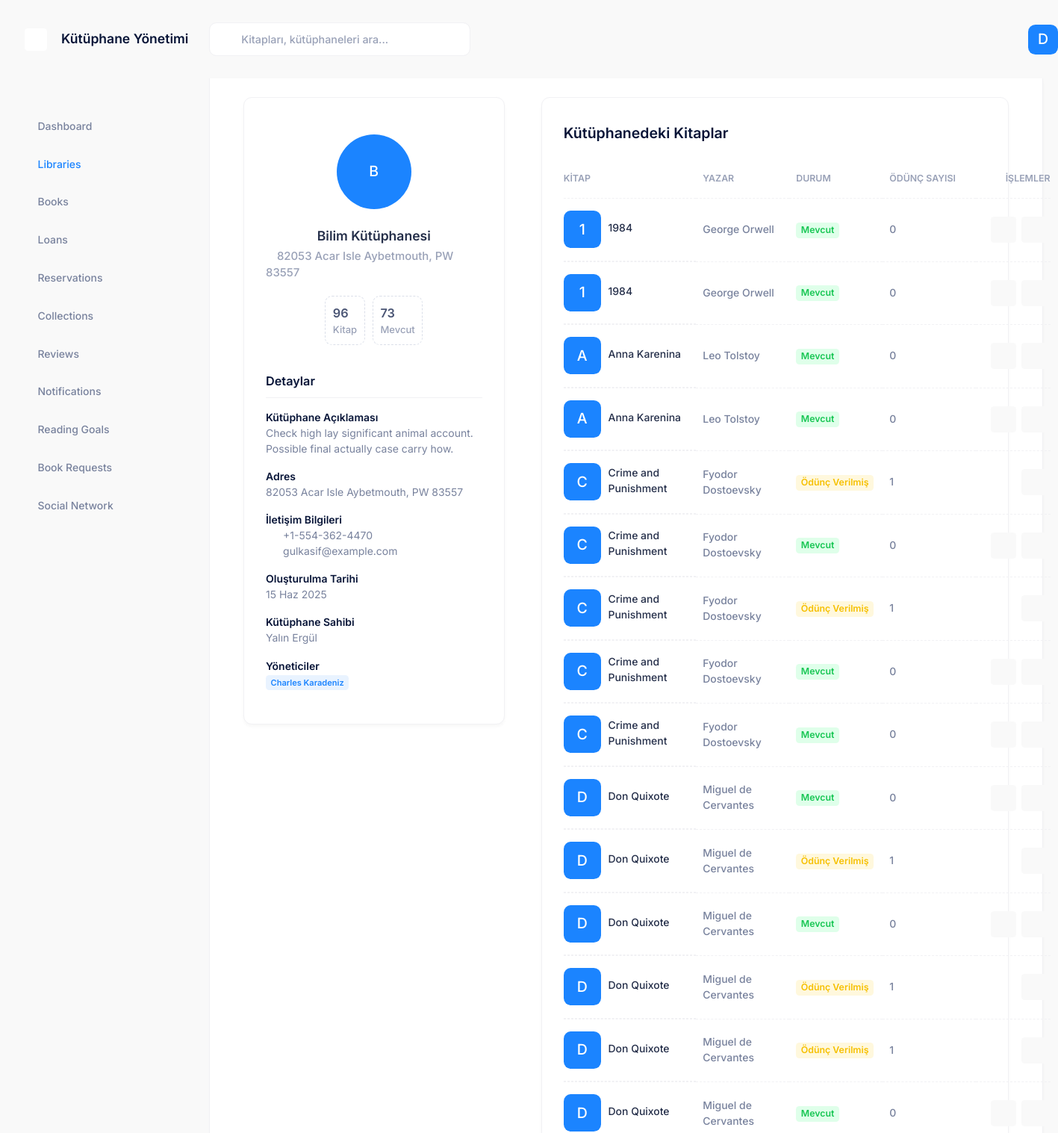
The app's page /libraries/3/ (signed in, upper part), older data.
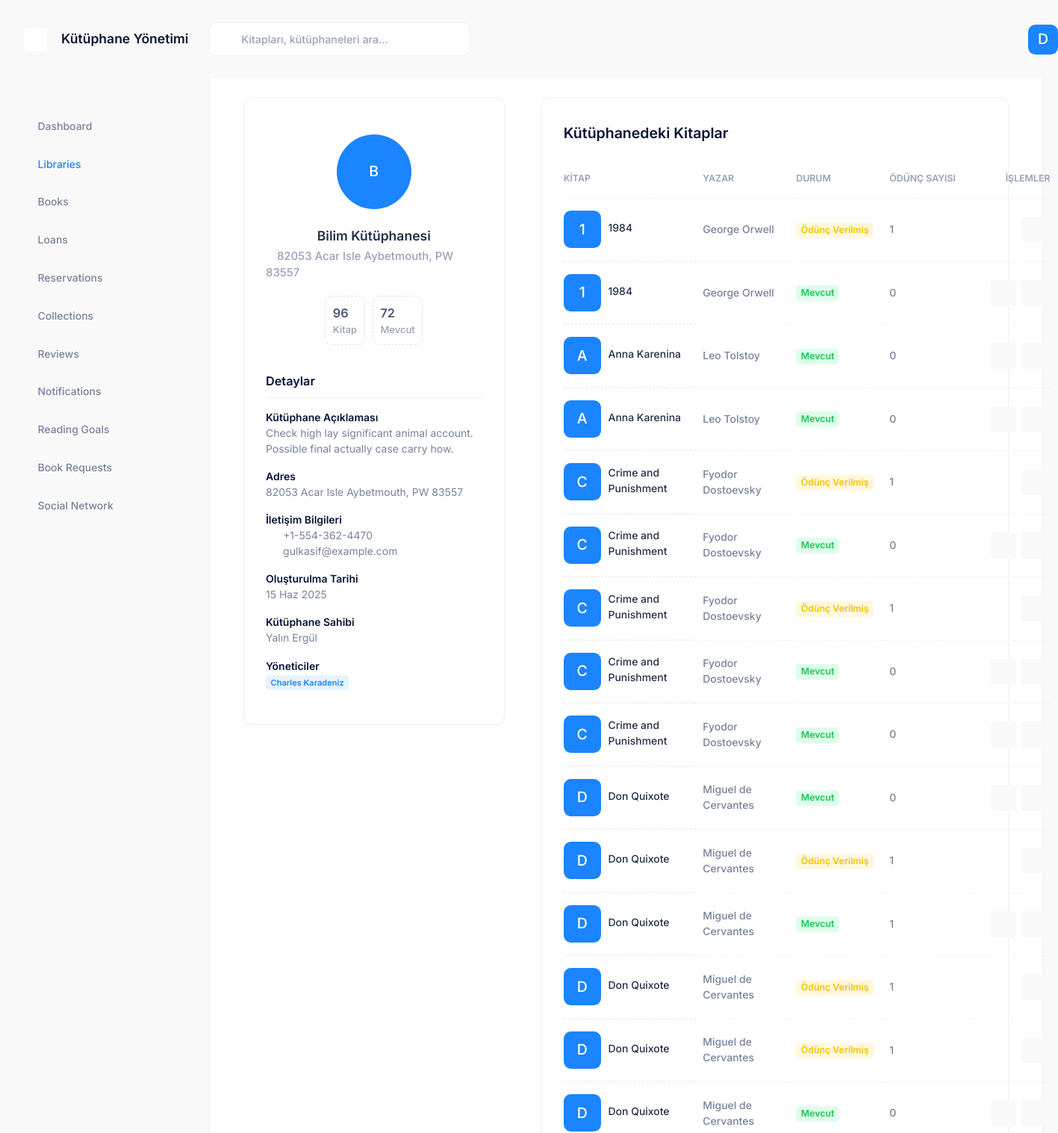
The same page, newer data.
### books/models.py (models this page shows, shortened)
class Book(models.Model):
    STATUS_CHOICES = (
        ('available', 'Mevcut'),
        ('borrowed', 'Ödünç Verilmiş'),
        ('reserved', 'Rezerve Edilmiş'),
        ('maintenance', 'Bakımda'),
    )
    title = models.CharField('Başlık', max_length=255)
    author = models.CharField('Yazar', max_length=255)
    isbn = models.CharField('ISBN', max_length=20, blank=True, null=True)
    description = models.TextField('Açıklama', blank=True, null=True)
    cover_image = models.ImageField('Kapak Resmi', upload_to='book_covers/', blank=True, null=True)
    library = models.ForeignKey(Library, verbose_name='Kütüphane', on_delete=models.CASCADE, related_name='books')
    status = models.CharField('Durum', max_length=20, choices=STATUS_CHOICES, default='available')
    publication_year = models.PositiveIntegerField('Yayın Yılı', blank=True, null=True)
    publisher = models.CharField('Yayınevi', max_length=255, blank=True, null=True)
    language = models.CharField('Dil', max_length=50, blank=True, null=True)
    pages = models.PositiveIntegerField('Sayfa Sayısı', blank=True, null=True)
    created_at = models.DateTimeField('Oluşturulma Tarihi', auto_now_add=True)
    updated_at = models.DateTimeField('Güncellenme Tarihi', auto_now=True)
    class Meta:
        ordering = ['title', 'author']
        verbose_name = 'Kitap'
        verbose_name_plural = 'Kitaplar'
    @property
    def status_color(self):
        color_map = {
            'available': 'success',
            'borrowed': 'warning',
            'reserved': 'primary',
            'maintenance': 'danger'
        }
        return color_map.get(self.status, 'primary')
    @property
    def loan_count(self):
        return self.loans.count()

### libraries/views.py (the view)
# urls.py: path('<int:library_id>/', views.library_detail, name='detail'),
@login_required
def library_detail(request, library_id):
    library = get_object_or_404(Library, id=library_id)
    available_books = library.books.filter(status='available').count()
    context = {
        'active_menu': 'libraries',
        'library': library,
        'available_books': available_books
    }
    return render(request, 'libraries/library_detail.html', context)

### library_management/context_processors.py (called while the page is built)
def user(request):
    return {'user': DummyUser()}

    def get_full_name(self):
        return f"{self.first_name} {self.last_name}"

### templates/libraries/library_detail.html (shortened to what the changed rows need)
{% extends 'layouts/base.html' %}
{% load static %}
{% block content %}
<div class="content d-flex flex-column flex-column-fluid" id="kt_content">
    <div class="post d-flex flex-column-fluid" id="kt_post">
        <div id="kt_content_container" class="container-xxl">
            <div class="d-flex flex-column flex-xl-row">
                <div class="flex-column flex-lg-row-auto w-100 w-xl-350px mb-10">
                    <div class="card mb-5 mb-xl-8">
                        <div class="card-body pt-15">
                            <div class="d-flex flex-center flex-column mb-5">
                                <div class="d-flex flex-wrap flex-center">
                                    <div class="border border-gray-300 border-dashed rounded py-3 px-3 mb-3">
                                        <div class="fs-4 fw-bold text-gray-700">
                                            <span class="w-75px">{{ available_books }}</span>
                                        </div>
                                    </div>
                                </div>
                            </div>
                        </div>
                    </div>
                </div>
                <div class="flex-lg-row-fluid ms-lg-15">
                    <div class="card pt-4 mb-6 mb-xl-9">
                        <div class="card-header border-0">
                            <div class="card-title">
                                <h2>Kütüphanedeki Kitaplar</h2>
                            </div>
                        </div>
                        <div class="card-body pt-0 pb-5">
                            <table class="table align-middle table-row-dashed fs-6 gy-5" id="kt_library_books_table">
                                <thead>
                                    <tr class="text-start text-muted fw-bold fs-7 text-uppercase gs-0">
                                        <th class="min-w-125px">Kitap</th>
                                        <th class="min-w-125px">Yazar</th>
                                        <th class="min-w-125px">Durum</th>
                                        <th class="min-w-125px">Ödünç Sayısı</th>
                                        <th class="text-end min-w-100px">İşlemler</th>
                                    </tr>
                                </thead>
                                <tbody class="text-gray-600 fw-semibold">
                                    {% for book in library.books.all %}
                                    <tr>
                                        <td class="d-flex align-items-center">
                                            <div class="symbol symbol-50px me-3">
                                                {% if book.cover_image %}
                                                <img src="{{ book.cover_image.url }}" class="" alt="Book Cover" />
                                                {% else %}
                                                <div class="symbol-label fs-2 fw-semibold bg-primary text-inverse-primary">{{ book.title|first }}</div>
                                                {% endif %}
                                            </div>
                                            <a href="{% url 'books:detail' book.id %}" class="text-gray-800 text-hover-primary mb-1">{{ book.title }}</a>
                                        </td>
                                        <td>{{ book.author }}</td>
                                        <td><span class="badge badge-light-{{ book.status_color }} fs-7 fw-bold">{{ book.get_status_display }}</span></td>
                                        <td>{{ book.loan_count }}</td>
                                        <td class="text-end">
                                            <a href="{% url 'books:detail' book.id %}" class="btn btn-icon btn-bg-light btn-active-color-primary btn-sm me-1">
                                                <i class="ki-outline ki-eye fs-2"></i>
                                            </a>
                                            {% if book.status == 'available' %}
                                            <a href="{% url 'loans:borrow' book.id %}" class="btn btn-icon btn-bg-light btn-active-color-success btn-sm me-1">
                                                <i class="ki-outline ki-arrow-right fs-2"></i>
                                            </a>
                                            {% endif %}
                                        </td>
                                    </tr>
                                    {% empty %}
                                    <tr>
                                        <td colspan="5" class="text-center">Bu kütüphanede henüz kitap bulunmuyor.</td>
                                    </tr>
                                    {% endfor %}
                                </tbody>
                            </table>
                        </div>
                    </div>
                </div>
            </div>
        </div>
    </div>
</div>
{% endblock %}

Row changes from the older to the newer data that the page shows:
changed Book (number 1 of 15 on the later page): status "Mevcut" → "Ödünç Verilmiş"; loan_count "0" → "1"
changed Book (number 12 of 15 on the later page): loan_count "0" → "1"
Text that changed along with them:
{{ available_books }}: "73" → "72"
